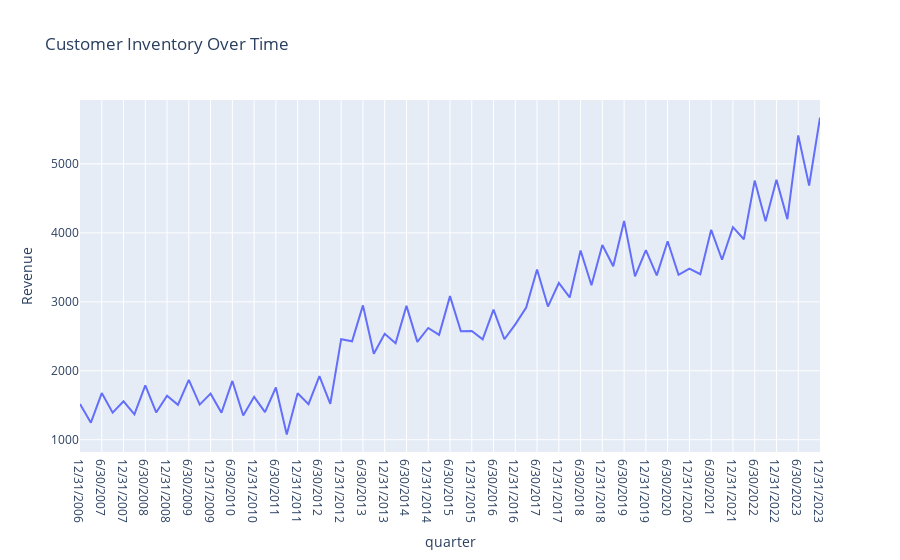

This figure's notebook cell:
### Code cell
# Graphing data
fig = px.line(df, x = 'quarter', y = target_varaible,
              title = 'Customer Inventory Over Time')
fig.show()

### Figure 1 — Plotly figure (JSON) as saved in the notebook; plotly's stock layout.template omitted (floating-point values rounded to 4 significant figures)
{"data": [{"hovertemplate": "quarter=%{x}<br>Revenue=%{y}<extra></extra>", "legendgroup": "", "line": {"color": "#636efa", "dash": "solid"}, "marker": {"symbol": "circle"}, "mode": "lines", "name": "", "orientation": "v", "showlegend": false, "type": "scatter", "x": ["12/31/2006", "3/31/2007", "6/30/2007", "9/30/2007", "12/31/2007", "3/31/2008", "6/30/2008", "9/30/2008", "12/31/2008", "3/31/2009", "6/30/2009", "9/30/2009", "12/31/2009", "3/31/2010", "6/30/2010", "9/30/2010", "12/31/2010", "3/31/2011", "6/30/2011", "9/30/2011", "12/31/2011", "3/31/2012", "6/30/2012", "9/30/2012", "12/31/2012", "3/31/2013", "6/30/2013", "9/30/2013", "12/31/2013", "3/31/2014", "6/30/2014", "9/30/2014", "12/31/2014", "3/31/2015", "6/30/2015", "9/30/2015", "12/31/2015", "3/31/2016", "6/30/2016", "9/30/2016", "12/31/2016", "3/31/2017", "6/30/2017", "9/30/2017", "12/31/2017", "3/31/2018", "6/30/2018", "9/30/2018", "12/31/2018", "3/31/2019", "6/30/2019", "9/30/2019", "12/31/2019", "3/31/2020", "6/30/2020", "9/30/2020", "12/31/2020", "3/31/2021", "6/30/2021", "9/30/2021", "12/31/2021", "3/31/2022", "6/30/2022", "9/30/2022", "12/31/2022", "3/31/2023", "6/30/2023", "9/30/2023", "12/31/2023"], "xaxis": "x", "y": [1517, 1248, 1677, 1393, 1558, 1368, 1790, 1396, 1638, 1507, 1868, 1510, 1669, 1392, 1853, 1353, 1623, 1401, 1758, 1078, 1674, 1516, 1924, 1522, 2459, 2428, 2949, 2248, 2538, 2400, 2941, 2420, 2621, 2521, 3083, 2574, 2577, 2457, 2888, 2458, 2674, 2917, 3468, 2931, 3273, 3064, 3744, 3241, 3824, 3517, 4173, 3369, 3751, 3383, 3879, 3391, 3480, 3400, 4044, 3610, 4083, 3907, 4758, 4167, 4769, 4199, 5413, 4687, 5671], "yaxis": "y"}], "layout": {"legend": {"tracegroupgap": 0}, "title": {"text": "Customer Inventory Over Time"}, "xaxis": {"anchor": "y", "domain": [0, 1], "title": {"text": "quarter"}}, "yaxis": {"anchor": "x", "domain": [0, 1], "title": {"text": "Revenue"}}}}
